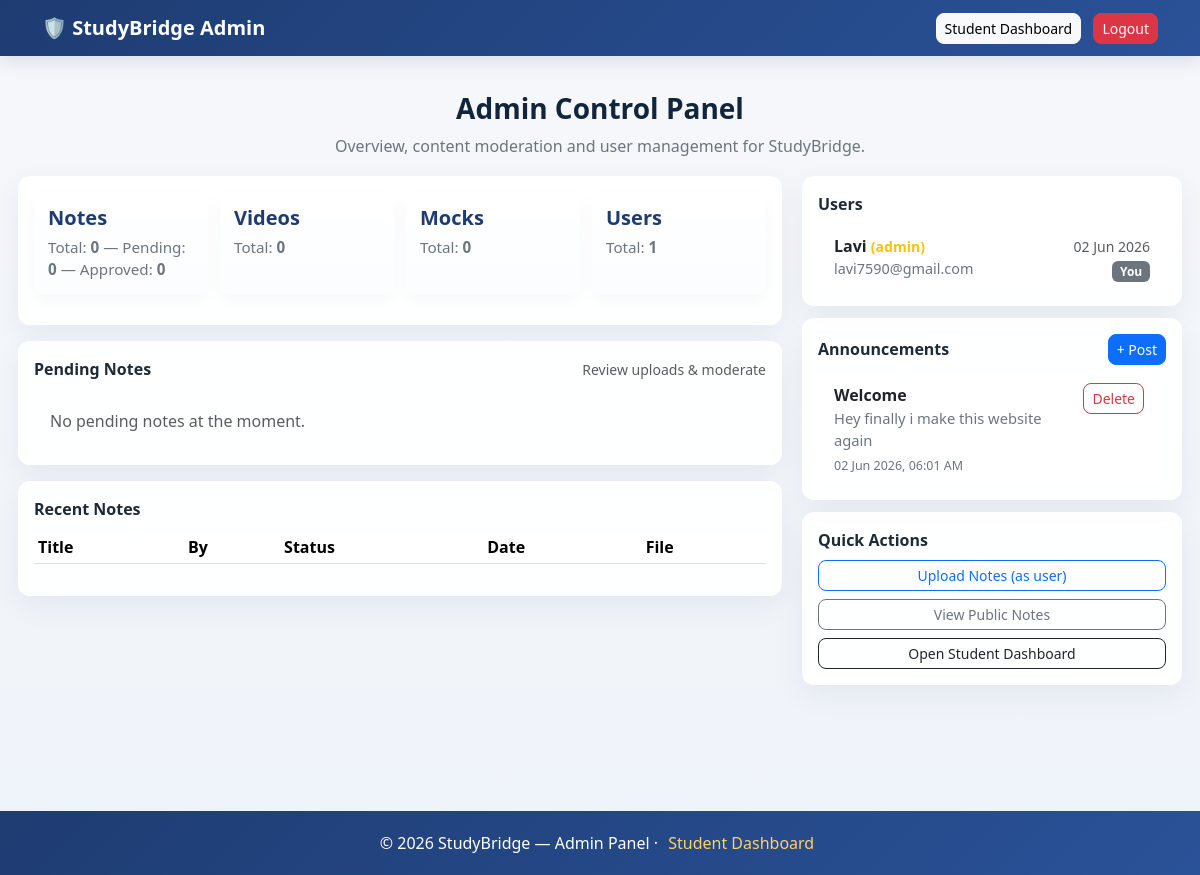
/admin_panel.php (signed in), run on the app's committed database.
### tables this page shows
CREATE TABLE `users` (
  `id` int(11) NOT NULL,
  `name` varchar(100) DEFAULT NULL,
  `email` varchar(100) DEFAULT NULL,
  `password` varchar(255) DEFAULT NULL,
  `role` enum('student','admin') DEFAULT 'student',
  `qualification` varchar(255) DEFAULT NULL,
  `phone` varchar(20) DEFAULT NULL,
  `dob` date DEFAULT NULL,
  `institution` varchar(255) DEFAULT NULL,
  `avatar` varchar(255) DEFAULT NULL,
  `created_at` timestamp NOT NULL DEFAULT current_timestamp()
);

CREATE TABLE `announcements` (
  `id` int(11) NOT NULL,
  `title` varchar(255) DEFAULT NULL,
  `message` text DEFAULT NULL,
  `created_at` timestamp NOT NULL DEFAULT current_timestamp()
);

### admin_panel.php (the view, shortened to what this page needs)
<?php
include("includes/db.php");
$notes_total     = mysqli_fetch_assoc(mysqli_query($conn, "SELECT COUNT(*) as t FROM notes"))['t'];
$notes_pending   = mysqli_fetch_assoc(mysqli_query($conn, "SELECT COUNT(*) as t FROM notes WHERE status='pending'"))['t'];
$notes_approved  = mysqli_fetch_assoc(mysqli_query($conn, "SELECT COUNT(*) as t FROM notes WHERE status='approved'"))['t'];
$videos_count    = mysqli_fetch_assoc(mysqli_query($conn, "SELECT COUNT(*) as t FROM videos"))['t'];
$mock_count      = mysqli_fetch_assoc(mysqli_query($conn, "SELECT COUNT(*) as t FROM mock_tests"))['t'];
$users_count     = mysqli_fetch_assoc(mysqli_query($conn, "SELECT COUNT(*) as t FROM users"))['t'];
$announcements   = mysqli_query($conn, "SELECT * FROM announcements ORDER BY created_at DESC LIMIT 20");
$pending_notes = mysqli_query($conn, "SELECT notes.*, users.name
    FROM notes JOIN users ON notes.user_id = users.id WHERE notes.status='pending' ORDER BY notes.uploaded_at DESC LIMIT 100");
$all_users = mysqli_query($conn, "SELECT id, name, email, role, created_at FROM users ORDER BY created_at DESC LIMIT 500");
?>
<!DOCTYPE html>
<html lang="en">
<head>
  <link href="https://cdn.jsdelivr.net/npm/bootstrap@5.3.3/dist/css/bootstrap.min.css" rel="stylesheet">
  <link href="https://cdnjs.cloudflare.com/ajax/libs/font-awesome/6.5.0/css/all.min.css" rel="stylesheet">
  <link href="https://unpkg.com/aos@2.3.4/dist/aos.css" rel="stylesheet">
</head>
<body>
  <nav class="navbar navbar-expand-lg navbar-dark">
    <div class="container">
      <a class="navbar-brand" href="#">🛡️ StudyBridge Admin</a>
      <div class="ms-auto">
        <a href="dashboard.php" class="btn btn-light btn-sm me-2">Student Dashboard</a>
        <a href="logout.php" class="btn btn-danger btn-sm">Logout</a>
      </div>
    </div>
  </nav>
  <div class="page" data-aos="fade-up">
    <div class="header">
      <h3>Admin Control Panel</h3>
      <p>Overview, content moderation and user management for StudyBridge.</p>
    </div>
    <div class="grid">
      <div>
        <div class="card-glass mb-3" data-aos="fade-right">
          <div class="stat-row">
            <div class="stat">
              <h5>Notes</h5>
              <p>Total: <strong><?php echo $notes_total; ?></strong> — Pending: <strong><?php echo $notes_pending; ?></strong> — Approved: <strong><?php echo $notes_approved; ?></strong></p>
            </div>
            <div class="stat">
              <h5>Videos</h5>
              <p>Total: <strong><?php echo $videos_count; ?></strong></p>
            </div>
            <div class="stat">
              <h5>Mocks</h5>
              <p>Total: <strong><?php echo $mock_count; ?></strong></p>
            </div>
            <div class="stat">
              <h5>Users</h5>
              <p>Total: <strong><?php echo $users_count; ?></strong></p>
            </div>
          </div>
        </div>
        <div class="card-glass mb-3" data-aos="fade-up">
          <div style="display:flex; justify-content:space-between; align-items:center;">
            <strong>Pending Notes</strong>
            <small class="text-muted">Review uploads & moderate</small>
          </div>
          <div style="margin-top:12px; overflow:auto;">
            <?php if(mysqli_num_rows($pending_notes) > 0): ?>
              <table class="table table-sm align-middle">
                <thead>
                  <tr><th>Title</th><th>By</th><th>Category</th><th>Date</th><th>Action</th></tr>
                </thead>
                <tbody>
                  <?php while($n = mysqli_fetch_assoc($pending_notes)): ?>
                  <tr>
                    <td><?php echo htmlspecialchars($n['title']); ?></td>
                    <td><?php echo htmlspecialchars($n['name']); ?></td>
                    <td><?php echo htmlspecialchars($n['category']); ?></td>
                    <td><?php echo date("d M Y", strtotime($n['uploaded_at'])); ?></td>
                    <td>
                      <a class="btn btn-success btn-sm" href="admin_panel.php?action=approve_note&id=<?php echo $n['id']; ?>">
                        <i class="fa-solid fa-check"></i> Approve
                      </a>
                      <a class="btn btn-danger btn-sm" href="admin_panel.php?action=reject_note&id=<?php echo $n['id']; ?>">
                        <i class="fa-solid fa-xmark"></i> Reject
                      </a>
                      <a class="btn btn-outline-primary btn-sm" href="<?php echo $n['file_path']; ?>" target="_blank">Open</a>
                    </td>
                  </tr>
                  <?php endwhile; ?>
                </tbody>
              </table>
            <?php else: ?>
              <div class="text-muted p-3">No pending notes at the moment.</div>
            <?php endif; ?>
          </div>
        </div>
        <div class="card-glass mb-3" data-aos="fade-up">
          <strong>Recent Notes</strong>
          <div style="margin-top:10px; overflow:auto;">
            <table class="table table-sm">
              <thead>
                <tr><th>Title</th><th>By</th><th>Status</th><th>Date</th><th>File</th></tr>
              </thead>
            </table>
          </div>
        </div>
      </div>
      <aside class="right-panel">
        <div class="card-glass" data-aos="fade-left">
          <strong>Users</strong>
          <div style="margin-top:10px; max-height:220px; overflow:auto;">
            <?php if(mysqli_num_rows($all_users) > 0): ?>
              <ul class="list-group list-group-flush">
                <?php while($u = mysqli_fetch_assoc($all_users)): ?>
                  <li class="list-group-item d-flex justify-content-between align-items-start">
                    <div>
                      <div style="font-weight:700;"><?php echo htmlspecialchars($u['name']); ?> <?php if($u['role']=='admin') echo '<small class="text-warning">(admin)</small>'; ?></div>
                      <div style="font-size:0.9rem; color:var(--muted);"><?php echo htmlspecialchars($u['email']); ?></div>
                    </div>
                    <div style="text-align:right;">
                      <small class="text-muted"><?php echo date("d M Y", strtotime($u['created_at'])); ?></small><br>
                      <?php if($u['id'] != $_SESSION['user_id']): ?>
                        <a href="admin_panel.php?action=delete_user&id=<?php echo $u['id']; ?>" class="btn btn-sm btn-outline-danger mt-1">Delete</a>
                      <?php else: ?>
                        <span class="badge bg-secondary">You</span>
                      <?php endif; ?>
                    </div>
                  </li>
                <?php endwhile; ?>
              </ul>
            <?php else: ?>
              <div class="text-muted">No users found.</div>
            <?php endif; ?>
          </div>
        </div>
        <div class="card-glass" data-aos="fade-left">
          <div style="display:flex; justify-content:space-between; align-items:center;">
            <strong>Announcements</strong>
            <a href="post_announcement.php" class="btn btn-sm btn-primary">+ Post</a>
          </div>
          <div class="announce-list" style="margin-top:10px;">
            <?php if(mysqli_num_rows($announcements) > 0): ?>
              <ul class="list-group list-group-flush">
                <?php while($a = mysqli_fetch_assoc($announcements)): ?>
                  <li class="list-group-item">
                    <div style="display:flex; justify-content:space-between; align-items:start;">
                      <div style="max-width:70%;">
                        <div style="font-weight:700;"><?php echo htmlspecialchars($a['title']); ?></div>
                        <div style="color:var(--muted); font-size:0.92rem;"><?php echo htmlspecialchars($a['message']); ?></div>
                        <div style="font-size:0.78rem; color:var(--muted); margin-top:6px;"><?php echo date("d M Y, h:i A", strtotime($a['created_at'])); ?></div>
                      </div>
                      <div style="text-align:right;">
                        <a class="btn btn-sm btn-outline-danger" href="admin_panel.php?action=delete_announcement&id=<?php echo $a['id']; ?>">Delete</a>
                      </div>
                    </div>
                  </li>
                <?php endwhile; ?>
              </ul>
            <?php else: ?>
              <div class="text-muted">No announcements yet.</div>
            <?php endif; ?>
          </div>
        </div>
        <div class="card-glass" data-aos="fade-left">
          <strong>Quick Actions</strong>
          <div style="margin-top:8px; display:flex; gap:8px; flex-direction:column;">
            <a href="upload_notes.php" class="btn btn-sm btn-outline-primary">Upload Notes (as user)</a>
            <a href="view_notes.php" class="btn btn-sm btn-outline-secondary">View Public Notes</a>
            <a href="dashboard.php" class="btn btn-sm btn-outline-dark">Open Student Dashboard</a>
          </div>
        </div>
      </aside>
    </div>
  </div>
  <footer>
    © <?php echo date("Y"); ?> StudyBridge — Admin Panel &middot; <a href="dashboard.php">Student Dashboard</a>
  </footer>
</body>
</html>

### admin_panel.php (style rules this page uses)
:root { --p1:#1e3c72; --p2:#2a5298; --muted:#6c757d; --accent:#ffd166; }
body { background: linear-gradient(180deg,#f6f8fb 0%, #eef3f9 100%); font-family: 'Segoe UI', Roboto, Arial, sans-serif; color:#1f2a37; margin:0; min-height:100vh; display:flex; flex-direction:column; }
.navbar { background: linear-gradient(135deg,var(--p1),var(--p2)); box-shadow:0 6px 18px rgba(34,50,80,0.12); }
.navbar-brand { font-weight:700; color:#fff !important; }
.page { width:100%; max-width:1200px; margin:36px auto; padding:0 18px 60px; box-sizing:border-box; flex:1; }
.header { text-align:center; margin-bottom:18px; }
.header h3 { font-weight:700; color:#12263b; }
.header p { color:var(--muted); margin:6px 0 0; }
.grid { display:grid; grid-template-columns: 1fr 380px; gap:20px; align-items:start; }
.card-glass { background:rgba(255,255,255,0.92); border-radius:12px; padding:16px; box-shadow:0 10px 30px rgba(18,33,64,0.06); }
.stat-row { display:flex; gap:12px; flex-wrap:wrap; margin-bottom:14px; }
.stat { flex:1; min-width:140px; background:linear-gradient(180deg,#fff,#fbfdff); padding:14px; border-radius:10px; box-shadow:0 6px 18px rgba(18,33,64,0.03); }
.stat h5 { margin:0; font-weight:700; color:var(--p1); }
.stat p { margin:6px 0 0; color:var(--muted); font-size:0.95rem; }
table thead { background: linear-gradient(135deg,var(--p1),var(--p2)); color:#fff; }
.btn-sm { border-radius:8px; }
.right-panel { position:sticky; top:20px; display:flex; flex-direction:column; gap:12px; }
.announce-list { max-height:300px; overflow:auto; padding-right:6px; }
footer { margin-top:30px; background:linear-gradient(135deg,var(--p1),var(--p2)); color:#fff; padding:20px 0; text-align:center; }
footer a { color:var(--accent); text-decoration:none; margin:0 6px; }

### data on the page
users: name "Lavi", role "(admin)", email "lavi7590@gmail.com", created_at "02 Jun 2026", shows "You"
announcements: title "Welcome", message "Hey finally i make this website again", created_at "02 Jun 2026, 06:01 AM"

### other printed values
$notes_total "0"
$notes_pending "0"
$notes_approved "0"
$videos_count "0"
$mock_count "0"
$users_count "1"
